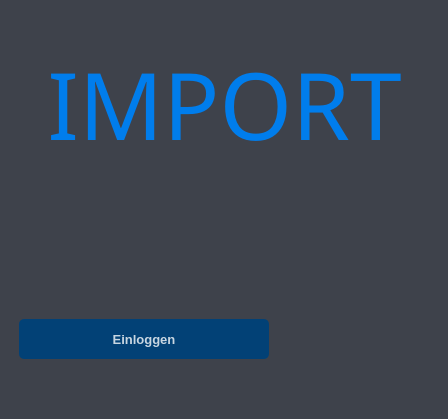
<?xml version="1.0" encoding="UTF-8"?>
<ui version="4.0">
 <class>SignIn</class>
 <widget class="QWidget" name="SignIn">
  <property name="geometry">
   <rect>
    <x>0</x>
    <y>0</y>
    <width>448</width>
    <height>419</height>
   </rect>
  </property>
  <property name="windowTitle">
   <string>Dialog</string>
  </property>
  <property name="styleSheet">
   <string notr="true">QPushButton#pushButton{
	background-color: rgba(2, 65, 118, 255);
	color:rgba(255, 255, 255, 200);
	border-radius:5px;
}

QPushButton#pushButton:pressed{
	padding-left:5px;
	padding-top:5px;
	background-color:rgba(2, 65, 118, 100);
	background-position:calc(100% - 5px)center;
}

QPushButton#pushButton:hover{
	background-color:rgba(2, 65, 118, 200);
}</string>
  </property>
  <widget class="QWidget" name="placeItems" native="true">
   <property name="geometry">
    <rect>
     <x>-1</x>
     <y>-1</y>
     <width>451</width>
     <height>421</height>
    </rect>
   </property>
   <widget class="QLabel" name="pannle">
    <property name="geometry">
     <rect>
      <x>-11</x>
      <y>-11</y>
      <width>461</width>
      <height>431</height>
     </rect>
    </property>
    <property name="styleSheet">
     <string notr="true">background-color: #3E424B;</string>
    </property>
    <property name="text">
     <string/>
    </property>
   </widget>
   <widget class="QPushButton" name="button">
    <property name="geometry">
     <rect>
      <x>20</x>
      <y>320</y>
      <width>250</width>
      <height>40</height>
     </rect>
    </property>
    <property name="font">
     <font>
      <pointsize>10</pointsize>
      <bold>true</bold>
     </font>
    </property>
    <property name="styleSheet">
     <string notr="true">#button{
	background-color: rgba(2, 65, 118, 255);
	color: rgba(255, 255, 255, 200);
	border-radius: 5px;
}

#button:pressed{
	padding-left: 5px;
	padding-top: 5px;
	background-color: rgba(2, 65, 118, 100);
}

#button:hover,
#button:focus{
	background-color: rgba(2, 65, 118, 200);
}</string>
    </property>
    <property name="text">
     <string>Einloggen</string>
    </property>
   </widget>
   <widget class="QLabel" name="img">
    <property name="geometry">
     <rect>
      <x>20</x>
      <y>30</y>
      <width>411</width>
      <height>150</height>
     </rect>
    </property>
    <property name="font">
     <font>
      <family>dripicons-v2</family>
      <pointsize>70</pointsize>
     </font>
    </property>
    <property name="styleSheet">
     <string notr="true">color: rgba(0, 125, 236, 255);</string>
    </property>
    <property name="text">
     <string>IMPORT</string>
    </property>
    <property name="alignment">
     <set>Qt::AlignCenter</set>
    </property>
   </widget>
  </widget>
  <widget class="QPushButton" name="close">
   <property name="geometry">
    <rect>
     <x>470</x>
     <y>0</y>
     <width>31</width>
     <height>21</height>
    </rect>
   </property>
   <property name="font">
    <font>
     <pointsize>10</pointsize>
     <bold>true</bold>
    </font>
   </property>
   <property name="styleSheet">
    <string notr="true">#close{
	background-color: rgba(0, 0, 0, 0);
	color: rgba(255, 255, 255, 200);
	border-radius: 5px;
}</string>
   </property>
   <property name="text">
    <string>x</string>
   </property>
  </widget>
 </widget>
 <resources/>
 <connections/>
</ui>
